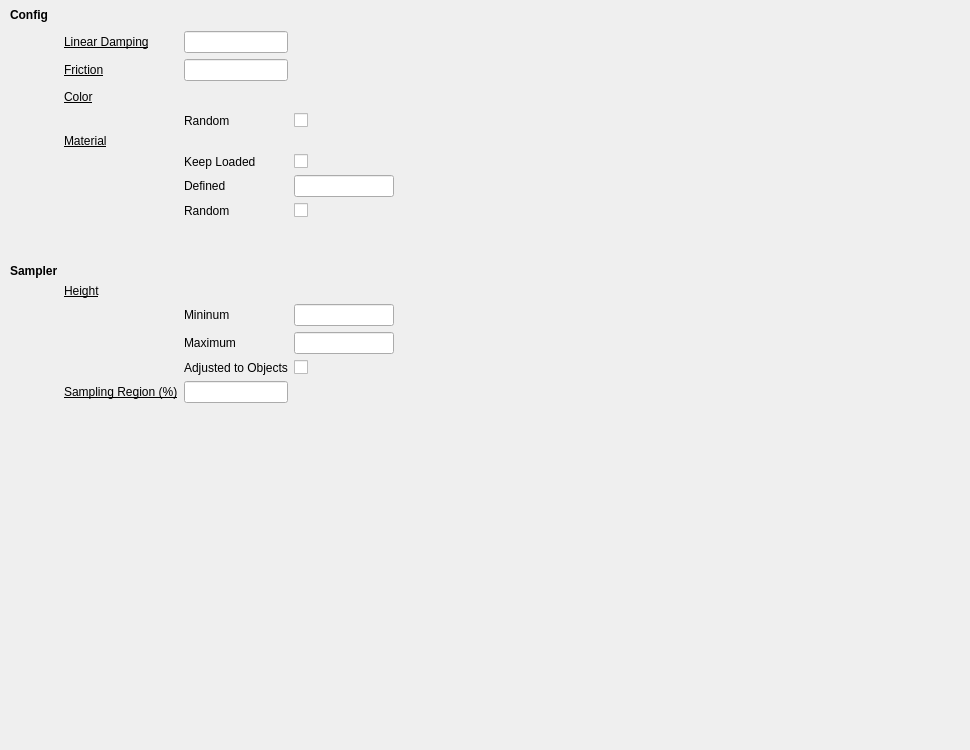
         <widget class="QWidget" name="tab_Objects">
          <attribute name="title">
           <string>Objects</string>
          </attribute>
          <widget class="QWidget" name="gridLayoutWidget_5">
           <property name="geometry">
            <rect>
             <x>0</x>
             <y>0</y>
             <width>961</width>
             <height>741</height>
            </rect>
           </property>
           <layout class="QGridLayout" name="gridLayout_Objects" rowstretch="0,0,0,0,0,0,0,0,0,0,0,0,0,0,0,0,0" columnstretch="0,0,1,1,7">
            <property name="topMargin">
             <number>5</number>
            </property>
            <property name="bottomMargin">
             <number>20</number>
            </property>
            <item row="1" column="1">
             <widget class="QLabel" name="label_65">
              <property name="font">
               <font>
                <pointsize>9</pointsize>
                <underline>true</underline>
               </font>
              </property>
              <property name="text">
               <string>Linear Damping</string>
              </property>
             </widget>
            </item>
            <item row="4" column="3">
             <widget class="QCheckBox" name="cBox_obj_randomColor">
              <property name="text">
               <string/>
              </property>
             </widget>
            </item>
            <item row="6" column="3">
             <widget class="QCheckBox" name="cBox_obj_keppLoadedMaterial">
              <property name="text">
               <string/>
              </property>
             </widget>
            </item>
            <item row="7" column="4">
             <spacer name="horizontalSpacer_7">
              <property name="orientation">
               <enum>Qt::Horizontal</enum>
              </property>
              <property name="sizeHint" stdset="0">
               <size>
                <width>40</width>
                <height>20</height>
               </size>
              </property>
             </spacer>
            </item>
            <item row="6" column="2">
             <widget class="QLabel" name="label_73">
              <property name="text">
               <string>Keep Loaded</string>
              </property>
             </widget>
            </item>
            <item row="8" column="2">
             <widget class="QLabel" name="label_74">
              <property name="text">
               <string>Random</string>
              </property>
             </widget>
            </item>
            <item row="2" column="2">
             <widget class="QLineEdit" name="line_obj_friction"/>
            </item>
            <item row="12" column="2">
             <widget class="QLabel" name="label_68">
              <property name="font">
               <font>
                <pointsize>9</pointsize>
                <underline>false</underline>
               </font>
              </property>
              <property name="text">
               <string>Mininum</string>
              </property>
             </widget>
            </item>
            <item row="14" column="3">
             <widget class="QCheckBox" name="cBox_obj_sampling_adjust">
              <property name="text">
               <string/>
              </property>
             </widget>
            </item>
            <item row="0" column="2">
             <spacer name="horizontalSpacer_13">
              <property name="orientation">
               <enum>Qt::Horizontal</enum>
              </property>
              <property name="sizeType">
               <enum>QSizePolicy::MinimumExpanding</enum>
              </property>
              <property name="sizeHint" stdset="0">
               <size>
                <width>100</width>
                <height>20</height>
               </size>
              </property>
             </spacer>
            </item>
            <item row="14" column="2">
             <widget class="QLabel" name="label_69">
              <property name="font">
               <font>
                <pointsize>9</pointsize>
                <underline>false</underline>
               </font>
              </property>
              <property name="text">
               <string>Adjusted to Objects</string>
              </property>
             </widget>
            </item>
            <item row="1" column="2">
             <widget class="QLineEdit" name="line_obj_linearDamping"/>
            </item>
            <item row="7" column="3">
             <widget class="QLineEdit" name="line_obj_definedMaterial"/>
            </item>
            <item row="5" column="1">
             <widget class="QLabel" name="label_67">
              <property name="font">
               <font>
                <pointsize>9</pointsize>
                <underline>true</underline>
               </font>
              </property>
              <property name="text">
               <string>Material</string>
              </property>
             </widget>
            </item>
            <item row="3" column="3">
             <spacer name="horizontalSpacer_11">
              <property name="orientation">
               <enum>Qt::Horizontal</enum>
              </property>
              <property name="sizeType">
               <enum>QSizePolicy::MinimumExpanding</enum>
              </property>
              <property name="sizeHint" stdset="0">
               <size>
                <width>100</width>
                <height>20</height>
               </size>
              </property>
             </spacer>
            </item>
            <item row="13" column="3">
             <widget class="QLineEdit" name="line_obj_maxHeight"/>
            </item>
            <item row="8" column="3">
             <widget class="QCheckBox" name="cBox_obj_randomMaterial">
              <property name="text">
               <string/>
              </property>
             </widget>
            </item>
            <item row="13" column="2">
             <widget class="QLabel" name="label_71">
              <property name="font">
               <font>
                <pointsize>9</pointsize>
                <underline>false</underline>
               </font>
              </property>
              <property name="text">
               <string>Maximum</string>
              </property>
             </widget>
            </item>
            <item row="3" column="1">
             <widget class="QLabel" name="label_66">
              <property name="font">
               <font>
                <pointsize>9</pointsize>
                <underline>true</underline>
               </font>
              </property>
              <property name="text">
               <string>Color</string>
              </property>
             </widget>
            </item>
            <item row="4" column="2">
             <widget class="QLabel" name="label_76">
              <property name="text">
               <string>Random</string>
              </property>
             </widget>
            </item>
            <item row="12" column="3">
             <widget class="QLineEdit" name="line_obj_minHeight"/>
            </item>
            <item row="16" column="1">
             <spacer name="verticalSpacer_5">
              <property name="orientation">
               <enum>Qt::Vertical</enum>
              </property>
              <property name="sizeHint" stdset="0">
               <size>
                <width>20</width>
                <height>20</height>
               </size>
              </property>
             </spacer>
            </item>
            <item row="7" column="2">
             <widget class="QLabel" name="label_72">
              <property name="text">
               <string>Defined</string>
              </property>
             </widget>
            </item>
            <item row="9" column="0">
             <spacer name="verticalSpacer_9">
              <property name="orientation">
               <enum>Qt::Vertical</enum>
              </property>
              <property name="sizeType">
               <enum>QSizePolicy::Fixed</enum>
              </property>
              <property name="sizeHint" stdset="0">
               <size>
                <width>20</width>
                <height>40</height>
               </size>
              </property>
             </spacer>
            </item>
            <item row="10" column="0">
             <widget class="QLabel" name="label_63">
              <property name="font">
               <font>
                <pointsize>9</pointsize>
                <weight>75</weight>
                <bold>true</bold>
               </font>
              </property>
              <property name="text">
               <string>Sampler</string>
              </property>
              <property name="margin">
               <number>2</number>
              </property>
              <property name="indent">
               <number>10</number>
              </property>
             </widget>
            </item>
            <item row="2" column="1">
             <widget class="QLabel" name="label_64">
              <property name="font">
               <font>
                <pointsize>9</pointsize>
                <underline>true</underline>
               </font>
              </property>
              <property name="text">
               <string>Friction</string>
              </property>
             </widget>
            </item>
            <item row="0" column="0">
             <widget class="QLabel" name="label_62">
              <property name="font">
               <font>
                <pointsize>9</pointsize>
                <weight>75</weight>
                <bold>true</bold>
               </font>
              </property>
              <property name="text">
               <string>Config</string>
              </property>
              <property name="margin">
               <number>2</number>
              </property>
              <property name="indent">
               <number>10</number>
              </property>
             </widget>
            </item>
            <item row="15" column="2">
             <widget class="QLineEdit" name="line_obj_samplingRegion"/>
            </item>
            <item row="15" column="1">
             <widget class="QLabel" name="label_70">
              <property name="font">
               <font>
                <pointsize>9</pointsize>
                <underline>true</underline>
               </font>
              </property>
              <property name="text">
               <string>Sampling Region (%)</string>
              </property>
             </widget>
            </item>
            <item row="11" column="1">
             <widget class="QLabel" name="label_120">
              <property name="font">
               <font>
                <pointsize>9</pointsize>
                <underline>true</underline>
               </font>
              </property>
              <property name="text">
               <string>Height</string>
              </property>
             </widget>
            </item>
           </layout>
          </widget>
         </widget>
